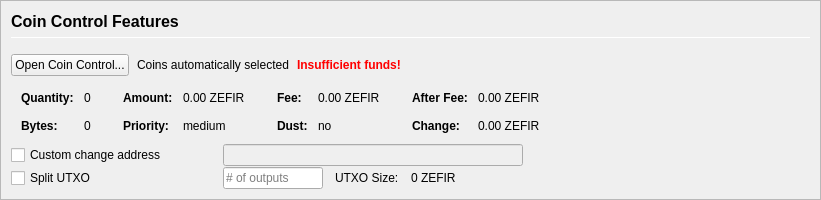
         <widget class="QFrame" name="frameCoinControl">
          <property name="sizePolicy">
           <sizepolicy hsizetype="Expanding" vsizetype="Expanding">
            <horstretch>0</horstretch>
            <verstretch>0</verstretch>
           </sizepolicy>
          </property>
          <property name="maximumSize">
           <size>
            <width>16777215</width>
            <height>16777215</height>
           </size>
          </property>
          <property name="frameShape">
           <enum>QFrame::StyledPanel</enum>
          </property>
          <property name="frameShadow">
           <enum>QFrame::Sunken</enum>
          </property>
          <layout class="QVBoxLayout" name="verticalLayoutCoinControl2">
           <property name="spacing">
            <number>0</number>
           </property>
           <property name="leftMargin">
            <number>0</number>
           </property>
           <property name="topMargin">
            <number>0</number>
           </property>
           <property name="rightMargin">
            <number>0</number>
           </property>
           <property name="bottomMargin">
            <number>0</number>
           </property>
           <item>
            <widget class="QFrame" name="frameCoinControl_BG">
             <layout class="QVBoxLayout" name="verticalLayoutCoinControl" stretch="0,0,0,0,0,0">
              <property name="spacing">
               <number>1</number>
              </property>
              <property name="leftMargin">
               <number>10</number>
              </property>
              <property name="topMargin">
               <number>10</number>
              </property>
              <item>
               <layout class="QHBoxLayout" name="horizontalLayoutCoinControl1">
                <property name="bottomMargin">
                 <number>15</number>
                </property>
                <item>
                 <layout class="QVBoxLayout" name="verticalLayout_3">
                  <property name="spacing">
                   <number>6</number>
                  </property>
                  <item>
                   <widget class="QLabel" name="labelCoinControlFeatures">
                    <property name="sizePolicy">
                     <sizepolicy hsizetype="Preferred" vsizetype="Maximum">
                      <horstretch>0</horstretch>
                      <verstretch>0</verstretch>
                     </sizepolicy>
                    </property>
                    <property name="minimumSize">
                     <size>
                      <width>0</width>
                      <height>20</height>
                     </size>
                    </property>
                    <property name="font">
                     <font>
                      <pointsize>12</pointsize>
                      <weight>75</weight>
                      <bold>true</bold>
                     </font>
                    </property>
                    <property name="styleSheet">
                     <string notr="true">font-weight:bold;</string>
                    </property>
                    <property name="text">
                     <string>Coin Control Features</string>
                    </property>
                   </widget>
                  </item>
                  <item>
                   <widget class="Line" name="line">
                    <property name="minimumSize">
                     <size>
                      <width>0</width>
                      <height>1</height>
                     </size>
                    </property>
                    <property name="maximumSize">
                     <size>
                      <width>16777215</width>
                      <height>1</height>
                     </size>
                    </property>
                    <property name="orientation">
                     <enum>Qt::Horizontal</enum>
                    </property>
                   </widget>
                  </item>
                 </layout>
                </item>
               </layout>
              </item>
              <item>
               <layout class="QHBoxLayout" name="horizontalLayoutCoinControl2" stretch="0,0,0,0">
                <property name="spacing">
                 <number>8</number>
                </property>
                <property name="bottomMargin">
                 <number>10</number>
                </property>
                <item>
                 <widget class="QPushButton" name="pushButtonCoinControl">
                  <property name="styleSheet">
                   <string notr="true"/>
                  </property>
                  <property name="text">
                   <string>Open Coin Control...</string>
                  </property>
                  <property name="autoDefault">
                   <bool>false</bool>
                  </property>
                 </widget>
                </item>
                <item>
                 <widget class="QLabel" name="labelCoinControlAutomaticallySelected">
                  <property name="text">
                   <string>Coins automatically selected</string>
                  </property>
                  <property name="margin">
                   <number>5</number>
                  </property>
                 </widget>
                </item>
                <item>
                 <widget class="QLabel" name="labelCoinControlInsuffFunds">
                  <property name="font">
                   <font>
                    <weight>75</weight>
                    <bold>true</bold>
                   </font>
                  </property>
                  <property name="styleSheet">
                   <string notr="true">color:red;font-weight:bold;</string>
                  </property>
                  <property name="text">
                   <string>Insufficient funds!</string>
                  </property>
                  <property name="margin">
                   <number>5</number>
                  </property>
                 </widget>
                </item>
                <item>
                 <spacer name="horizontalSpacerCoinControl">
                  <property name="orientation">
                   <enum>Qt::Horizontal</enum>
                  </property>
                  <property name="sizeHint" stdset="0">
                   <size>
                    <width>40</width>
                    <height>1</height>
                   </size>
                  </property>
                 </spacer>
                </item>
               </layout>
              </item>
              <item>
               <widget class="QWidget" name="widgetCoinControl" native="true">
                <property name="sizePolicy">
                 <sizepolicy hsizetype="Preferred" vsizetype="Preferred">
                  <horstretch>0</horstretch>
                  <verstretch>0</verstretch>
                 </sizepolicy>
                </property>
                <property name="minimumSize">
                 <size>
                  <width>0</width>
                  <height>0</height>
                 </size>
                </property>
                <property name="styleSheet">
                 <string notr="true"/>
                </property>
                <layout class="QHBoxLayout" name="horizontalLayoutCoinControl5">
                 <property name="leftMargin">
                  <number>0</number>
                 </property>
                 <property name="topMargin">
                  <number>0</number>
                 </property>
                 <property name="rightMargin">
                  <number>0</number>
                 </property>
                 <property name="bottomMargin">
                  <number>0</number>
                 </property>
                 <item>
                  <layout class="QHBoxLayout" name="horizontalLayoutCoinControl3" stretch="0,0,0,1">
                   <property name="spacing">
                    <number>20</number>
                   </property>
                   <property name="topMargin">
                    <number>0</number>
                   </property>
                   <property name="bottomMargin">
                    <number>10</number>
                   </property>
                   <item>
                    <layout class="QFormLayout" name="formLayoutCoinControl1">
                     <property name="horizontalSpacing">
                      <number>10</number>
                     </property>
                     <property name="verticalSpacing">
                      <number>14</number>
                     </property>
                     <property name="leftMargin">
                      <number>10</number>
                     </property>
                     <property name="topMargin">
                      <number>4</number>
                     </property>
                     <property name="rightMargin">
                      <number>6</number>
                     </property>
                     <item row="0" column="0">
                      <widget class="QLabel" name="labelCoinControlQuantityText">
                       <property name="font">
                        <font>
                         <weight>75</weight>
                         <bold>true</bold>
                        </font>
                       </property>
                       <property name="text">
                        <string>Quantity:</string>
                       </property>
                       <property name="margin">
                        <number>0</number>
                       </property>
                      </widget>
                     </item>
                     <item row="0" column="1">
                      <widget class="QLabel" name="labelCoinControlQuantity">
                       <property name="cursor">
                        <cursorShape>IBeamCursor</cursorShape>
                       </property>
                       <property name="contextMenuPolicy">
                        <enum>Qt::ActionsContextMenu</enum>
                       </property>
                       <property name="text">
                        <string notr="true">0</string>
                       </property>
                       <property name="margin">
                        <number>0</number>
                       </property>
                       <property name="textInteractionFlags">
                        <set>Qt::LinksAccessibleByMouse|Qt::TextSelectableByKeyboard|Qt::TextSelectableByMouse</set>
                       </property>
                      </widget>
                     </item>
                     <item row="1" column="0">
                      <widget class="QLabel" name="labelCoinControlBytesText">
                       <property name="font">
                        <font>
                         <weight>75</weight>
                         <bold>true</bold>
                        </font>
                       </property>
                       <property name="text">
                        <string>Bytes:</string>
                       </property>
                      </widget>
                     </item>
                     <item row="1" column="1">
                      <widget class="QLabel" name="labelCoinControlBytes">
                       <property name="cursor">
                        <cursorShape>IBeamCursor</cursorShape>
                       </property>
                       <property name="contextMenuPolicy">
                        <enum>Qt::ActionsContextMenu</enum>
                       </property>
                       <property name="text">
                        <string notr="true">0</string>
                       </property>
                       <property name="textInteractionFlags">
                        <set>Qt::LinksAccessibleByMouse|Qt::TextSelectableByKeyboard|Qt::TextSelectableByMouse</set>
                       </property>
                      </widget>
                     </item>
                    </layout>
                   </item>
                   <item>
                    <layout class="QFormLayout" name="formLayoutCoinControl2">
                     <property name="horizontalSpacing">
                      <number>10</number>
                     </property>
                     <property name="verticalSpacing">
                      <number>14</number>
                     </property>
                     <property name="leftMargin">
                      <number>6</number>
                     </property>
                     <property name="topMargin">
                      <number>4</number>
                     </property>
                     <property name="rightMargin">
                      <number>6</number>
                     </property>
                     <item row="0" column="0">
                      <widget class="QLabel" name="labelCoinControlAmountText">
                       <property name="font">
                        <font>
                         <weight>75</weight>
                         <bold>true</bold>
                        </font>
                       </property>
                       <property name="text">
                        <string>Amount:</string>
                       </property>
                       <property name="margin">
                        <number>0</number>
                       </property>
                      </widget>
                     </item>
                     <item row="0" column="1">
                      <widget class="QLabel" name="labelCoinControlAmount">
                       <property name="cursor">
                        <cursorShape>IBeamCursor</cursorShape>
                       </property>
                       <property name="contextMenuPolicy">
                        <enum>Qt::ActionsContextMenu</enum>
                       </property>
                       <property name="text">
                        <string notr="true">0.00 ZEFIR</string>
                       </property>
                       <property name="textInteractionFlags">
                        <set>Qt::LinksAccessibleByMouse|Qt::TextSelectableByKeyboard|Qt::TextSelectableByMouse</set>
                       </property>
                      </widget>
                     </item>
                     <item row="1" column="0">
                      <widget class="QLabel" name="labelCoinControlPriorityText">
                       <property name="font">
                        <font>
                         <weight>75</weight>
                         <bold>true</bold>
                        </font>
                       </property>
                       <property name="text">
                        <string>Priority:</string>
                       </property>
                      </widget>
                     </item>
                     <item row="1" column="1">
                      <widget class="QLabel" name="labelCoinControlPriority">
                       <property name="cursor">
                        <cursorShape>IBeamCursor</cursorShape>
                       </property>
                       <property name="contextMenuPolicy">
                        <enum>Qt::ActionsContextMenu</enum>
                       </property>
                       <property name="text">
                        <string>medium</string>
                       </property>
                       <property name="textInteractionFlags">
                        <set>Qt::LinksAccessibleByMouse|Qt::TextSelectableByKeyboard|Qt::TextSelectableByMouse</set>
                       </property>
                      </widget>
                     </item>
                    </layout>
                   </item>
                   <item>
                    <layout class="QFormLayout" name="formLayoutCoinControl3">
                     <property name="horizontalSpacing">
                      <number>10</number>
                     </property>
                     <property name="verticalSpacing">
                      <number>14</number>
                     </property>
                     <property name="leftMargin">
                      <number>6</number>
                     </property>
                     <property name="topMargin">
                      <number>4</number>
                     </property>
                     <property name="rightMargin">
                      <number>6</number>
                     </property>
                     <item row="0" column="0">
                      <widget class="QLabel" name="labelCoinControlFeeText">
                       <property name="font">
                        <font>
                         <weight>75</weight>
                         <bold>true</bold>
                        </font>
                       </property>
                       <property name="text">
                        <string>Fee:</string>
                       </property>
                       <property name="margin">
                        <number>0</number>
                       </property>
                      </widget>
                     </item>
                     <item row="0" column="1">
                      <widget class="QLabel" name="labelCoinControlFee">
                       <property name="cursor">
                        <cursorShape>IBeamCursor</cursorShape>
                       </property>
                       <property name="contextMenuPolicy">
                        <enum>Qt::ActionsContextMenu</enum>
                       </property>
                       <property name="text">
                        <string notr="true">0.00 ZEFIR</string>
                       </property>
                       <property name="textInteractionFlags">
                        <set>Qt::LinksAccessibleByMouse|Qt::TextSelectableByKeyboard|Qt::TextSelectableByMouse</set>
                       </property>
                      </widget>
                     </item>
                     <item row="1" column="0">
                      <widget class="QLabel" name="labelCoinControlLowOutputText">
                       <property name="font">
                        <font>
                         <weight>75</weight>
                         <bold>true</bold>
                        </font>
                       </property>
                       <property name="text">
                        <string>Dust:</string>
                       </property>
                      </widget>
                     </item>
                     <item row="1" column="1">
                      <widget class="QLabel" name="labelCoinControlLowOutput">
                       <property name="cursor">
                        <cursorShape>IBeamCursor</cursorShape>
                       </property>
                       <property name="contextMenuPolicy">
                        <enum>Qt::ActionsContextMenu</enum>
                       </property>
                       <property name="text">
                        <string>no</string>
                       </property>
                       <property name="textInteractionFlags">
                        <set>Qt::LinksAccessibleByMouse|Qt::TextSelectableByKeyboard|Qt::TextSelectableByMouse</set>
                       </property>
                      </widget>
                     </item>
                    </layout>
                   </item>
                   <item>
                    <layout class="QFormLayout" name="formLayoutCoinControl4">
                     <property name="horizontalSpacing">
                      <number>10</number>
                     </property>
                     <property name="verticalSpacing">
                      <number>14</number>
                     </property>
                     <property name="leftMargin">
                      <number>6</number>
                     </property>
                     <property name="topMargin">
                      <number>4</number>
                     </property>
                     <property name="rightMargin">
                      <number>6</number>
                     </property>
                     <item row="0" column="0">
                      <widget class="QLabel" name="labelCoinControlAfterFeeText">
                       <property name="font">
                        <font>
                         <weight>75</weight>
                         <bold>true</bold>
                        </font>
                       </property>
                       <property name="text">
                        <string>After Fee:</string>
                       </property>
                       <property name="margin">
                        <number>0</number>
                       </property>
                      </widget>
                     </item>
                     <item row="0" column="1">
                      <widget class="QLabel" name="labelCoinControlAfterFee">
                       <property name="cursor">
                        <cursorShape>IBeamCursor</cursorShape>
                       </property>
                       <property name="contextMenuPolicy">
                        <enum>Qt::ActionsContextMenu</enum>
                       </property>
                       <property name="text">
                        <string notr="true">0.00 ZEFIR</string>
                       </property>
                       <property name="textInteractionFlags">
                        <set>Qt::LinksAccessibleByMouse|Qt::TextSelectableByKeyboard|Qt::TextSelectableByMouse</set>
                       </property>
                      </widget>
                     </item>
                     <item row="1" column="0">
                      <widget class="QLabel" name="labelCoinControlChangeText">
                       <property name="font">
                        <font>
                         <weight>75</weight>
                         <bold>true</bold>
                        </font>
                       </property>
                       <property name="text">
                        <string>Change:</string>
                       </property>
                      </widget>
                     </item>
                     <item row="1" column="1">
                      <widget class="QLabel" name="labelCoinControlChange">
                       <property name="cursor">
                        <cursorShape>IBeamCursor</cursorShape>
                       </property>
                       <property name="contextMenuPolicy">
                        <enum>Qt::ActionsContextMenu</enum>
                       </property>
                       <property name="text">
                        <string notr="true">0.00 ZEFIR</string>
                       </property>
                       <property name="textInteractionFlags">
                        <set>Qt::LinksAccessibleByMouse|Qt::TextSelectableByKeyboard|Qt::TextSelectableByMouse</set>
                       </property>
                      </widget>
                     </item>
                    </layout>
                   </item>
                  </layout>
                 </item>
                </layout>
               </widget>
              </item>
              <item>
               <layout class="QHBoxLayout" name="horizontalLayoutCoinControl4">
                <property name="spacing">
                 <number>12</number>
                </property>
                <property name="sizeConstraint">
                 <enum>QLayout::SetDefaultConstraint</enum>
                </property>
                <property name="topMargin">
                 <number>0</number>
                </property>
                <property name="rightMargin">
                 <number>0</number>
                </property>
                <item>
                 <widget class="QCheckBox" name="checkBoxCoinControlChange">
                  <property name="sizePolicy">
                   <sizepolicy hsizetype="Preferred" vsizetype="Preferred">
                    <horstretch>0</horstretch>
                    <verstretch>0</verstretch>
                   </sizepolicy>
                  </property>
                  <property name="minimumSize">
                   <size>
                    <width>200</width>
                    <height>0</height>
                   </size>
                  </property>
                  <property name="maximumSize">
                   <size>
                    <width>200</width>
                    <height>16777215</height>
                   </size>
                  </property>
                  <property name="toolTip">
                   <string>If this is activated, but the change address is empty or invalid, change will be sent to a newly generated address.</string>
                  </property>
                  <property name="text">
                   <string>Custom change address</string>
                  </property>
                 </widget>
                </item>
                <item>
                 <widget class="QValidatedLineEdit" name="lineEditCoinControlChange">
                  <property name="enabled">
                   <bool>false</bool>
                  </property>
                  <property name="sizePolicy">
                   <sizepolicy hsizetype="Preferred" vsizetype="Preferred">
                    <horstretch>0</horstretch>
                    <verstretch>0</verstretch>
                   </sizepolicy>
                  </property>
                  <property name="minimumSize">
                   <size>
                    <width>300</width>
                    <height>0</height>
                   </size>
                  </property>
                 </widget>
                </item>
                <item>
                 <widget class="QLabel" name="labelCoinControlChangeLabel">
                  <property name="sizePolicy">
                   <sizepolicy hsizetype="Preferred" vsizetype="Preferred">
                    <horstretch>0</horstretch>
                    <verstretch>0</verstretch>
                   </sizepolicy>
                  </property>
                  <property name="minimumSize">
                   <size>
                    <width>100</width>
                    <height>0</height>
                   </size>
                  </property>
                  <property name="text">
                   <string/>
                  </property>
                  <property name="margin">
                   <number>3</number>
                  </property>
                 </widget>
                </item>
               </layout>
              </item>
              <item>
               <layout class="QHBoxLayout" name="horizontalLayoutCoinControl6">
                <property name="spacing">
                 <number>12</number>
                </property>
                <property name="rightMargin">
                 <number>0</number>
                </property>
                <item>
                 <widget class="QCheckBox" name="splitBlockCheckBox">
                  <property name="sizePolicy">
                   <sizepolicy hsizetype="Preferred" vsizetype="Preferred">
                    <horstretch>0</horstretch>
                    <verstretch>0</verstretch>
                   </sizepolicy>
                  </property>
                  <property name="minimumSize">
                   <size>
                    <width>200</width>
                    <height>0</height>
                   </size>
                  </property>
                  <property name="maximumSize">
                   <size>
                    <width>200</width>
                    <height>16777215</height>
                   </size>
                  </property>
                  <property name="text">
                   <string>Split UTXO</string>
                  </property>
                 </widget>
                </item>
                <item>
                 <widget class="QLineEdit" name="splitBlockLineEdit">
                  <property name="sizePolicy">
                   <sizepolicy hsizetype="Preferred" vsizetype="Preferred">
                    <horstretch>50</horstretch>
                    <verstretch>0</verstretch>
                   </sizepolicy>
                  </property>
                  <property name="minimumSize">
                   <size>
                    <width>100</width>
                    <height>0</height>
                   </size>
                  </property>
                  <property name="maximumSize">
                   <size>
                    <width>100</width>
                    <height>16777215</height>
                   </size>
                  </property>
                  <property name="placeholderText">
                   <string># of outputs</string>
                  </property>
                 </widget>
                </item>
                <item>
                 <widget class="QLabel" name="labelBlockSizeText">
                  <property name="text">
                   <string>UTXO Size:</string>
                  </property>
                 </widget>
                </item>
                <item>
                 <widget class="QLabel" name="labelBlockSize">
                  <property name="text">
                   <string>0 ZEFIR</string>
                  </property>
                 </widget>
                </item>
                <item>
                 <spacer name="horizontalSpacer_7">
                  <property name="orientation">
                   <enum>Qt::Horizontal</enum>
                  </property>
                  <property name="sizeHint" stdset="0">
                   <size>
                    <width>40</width>
                    <height>20</height>
                   </size>
                  </property>
                 </spacer>
                </item>
               </layout>
              </item>
              <item>
               <spacer name="verticalSpacerCoinControl">
                <property name="orientation">
                 <enum>Qt::Vertical</enum>
                </property>
                <property name="sizeHint" stdset="0">
                 <size>
                  <width>800</width>
                  <height>1</height>
                 </size>
                </property>
               </spacer>
              </item>
             </layout>
            </widget>
           </item>
          </layout>
         </widget>
